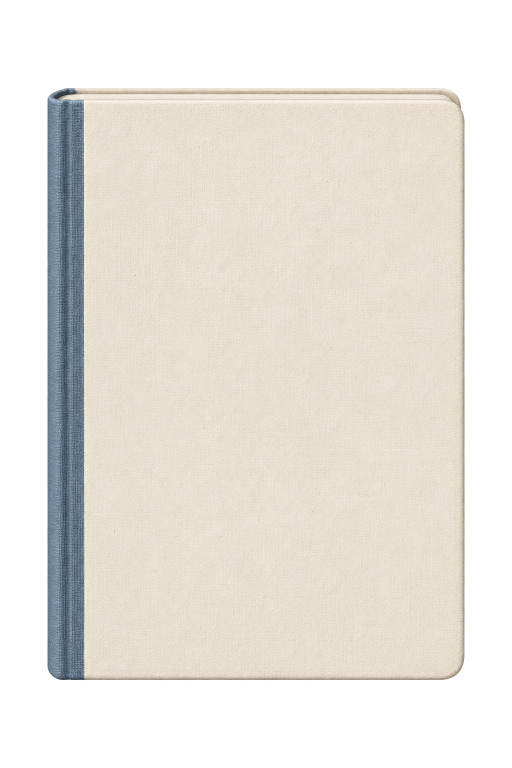
#> input picture assets/closed blue sketchbook for work.png, 1024 x 1536 px (shown at 1/2 size)
$ python make_covers.py
#> lines starting #> are read from the running program, lines starting #| are printed output that depends on the picture; after the words box and inside, x2 and y2 are one past the last pixel; in counts of white or black regions, pixels touching at a corner belong together
"""
Builds the "cover-only" pictures that the sketchbook colour feature paints over.

For each closed-sketchbook PNG it keeps ONLY the fabric front cover (not the
coloured spine, not the strip of page edges along the top, not the transparent
margin) and turns it into a grey texture with the same alpha. In the browser
that grey texture is multiplied by a pastel colour, so the real fabric
texture, rounded corners and rim shading all show through the new colour.

Run it again if you add a new closed-book picture:
    python3 assets/covers/make_covers.py
(needs: pip install pillow numpy)
"""
from pathlib import Path
import numpy as np
from PIL import Image

ASSETS = Path(__file__).resolve().parent.parent
BOOKS = {  # output name -> closed book picture
    "blue-cover.png": "closed blue sketchbook for work.png",
    "rose-cover.png": "closed dusty rose sketchbook for work.png",
    "sage-cover.png": "closed sage-green sketchbook for about me.png",
}

for out_name, source in BOOKS.items():
    rgba = np.array(Image.open(ASSETS / source).convert("RGBA")).astype(float)
    alpha = rgba[..., 3] / 255.0
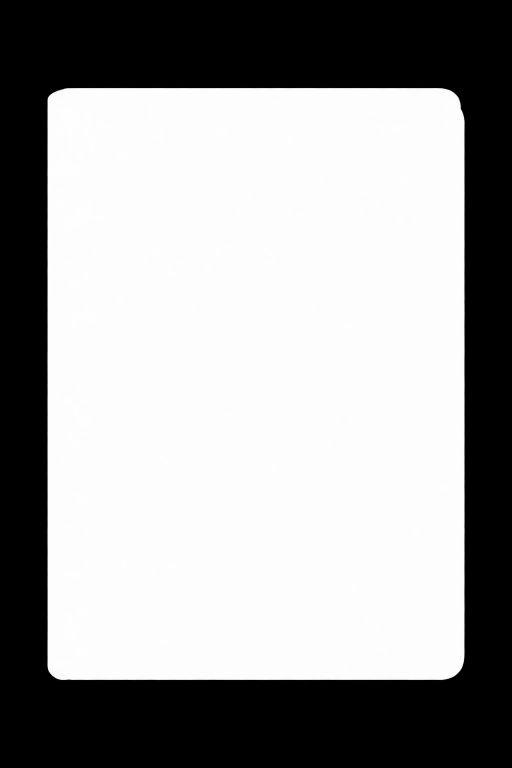
#> alpha: shape (1536, 1024) float64 (shown at 1/2 size); min 0, max 0.996, mean 0.622
    lum = rgba[..., 0] * 0.30 + rgba[..., 1] * 0.59 + rgba[..., 2] * 0.11
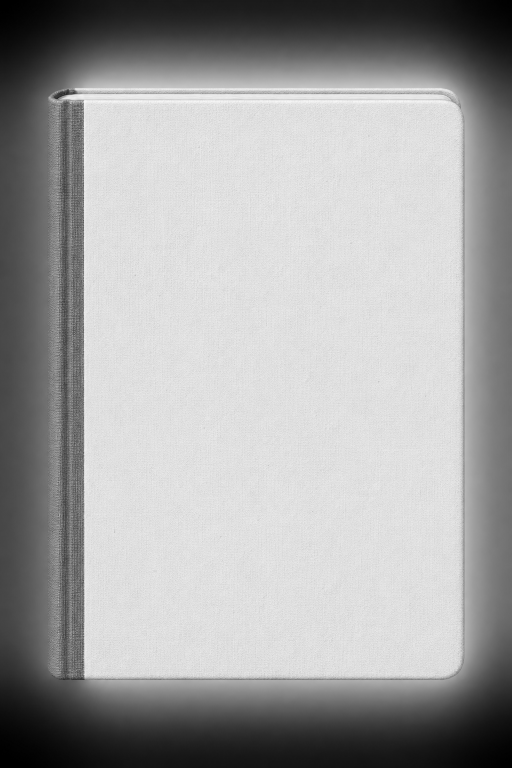
#> lum: shape (1536, 1024) float64 (shown at 1/2 size); min 0, max 252.2, mean 164.5
    h, w = alpha.shape
#> h = 1536; w = 1024

    # Top of the book (first solid row down the middle), then the groove
    # just under the page-edge strip: the cover starts one row below it.
    column = alpha[:, w // 2] > 0.5
    top = int(np.argmax(column))
#> top = 176
    strip = lum[top:top + 50, w * 2 // 5: w * 7 // 10].mean(axis=1)
#> strip = 50 values, max 241.9 at index 26, min 157.7 at index 11, mean 220.6
    cover_top = top + 18 + int(np.argmin(strip[18:30])) + 1
#> cover_top = 200

    # Left edge of the cover = where the coloured spine ends (bright fabric
    # starts) — the same on every row, so read it from the middle rows.
    edges = []
    for y in range(h // 3, h * 3 // 4, 40):
        row = lum[y]
        edges.append(next(x for x in range(120, 260) if row[x:x + 8].min() > 185))
#> after the loop, edges = [168, 168, 168, 168, 168, 168, 168, 169, 168, 168, 169, 168, 168, 168, 169, 169]
    cover_left = int(np.median(edges)) + 1
#> cover_left = 169

    # Soft 2px ramps along the two seams so there are no jagged edges.
    ys, xs = np.mgrid[0:h, 0:w]
    ramp_x = np.clip((xs - cover_left + 1) / 2.0, 0, 1)
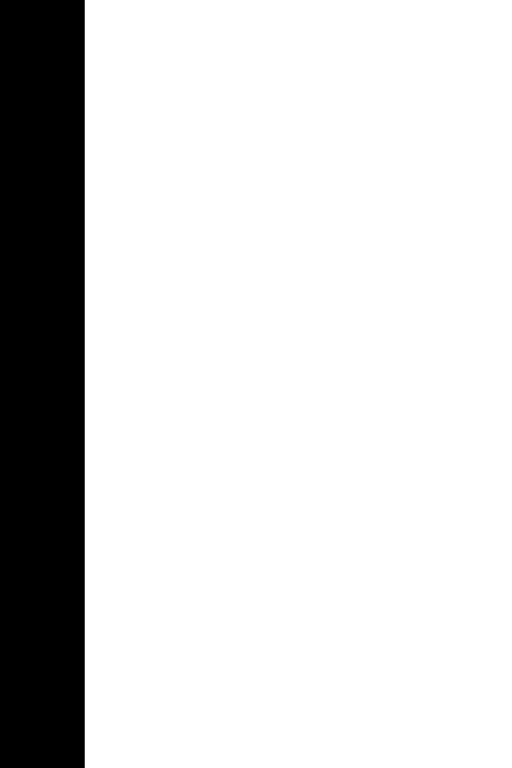
#> ramp_x: shape (1536, 1024) float64 (shown at 1/2 size); min 0, max 1, mean 0.834
    ramp_y = np.clip((ys - cover_top + 1) / 2.0, 0, 1)
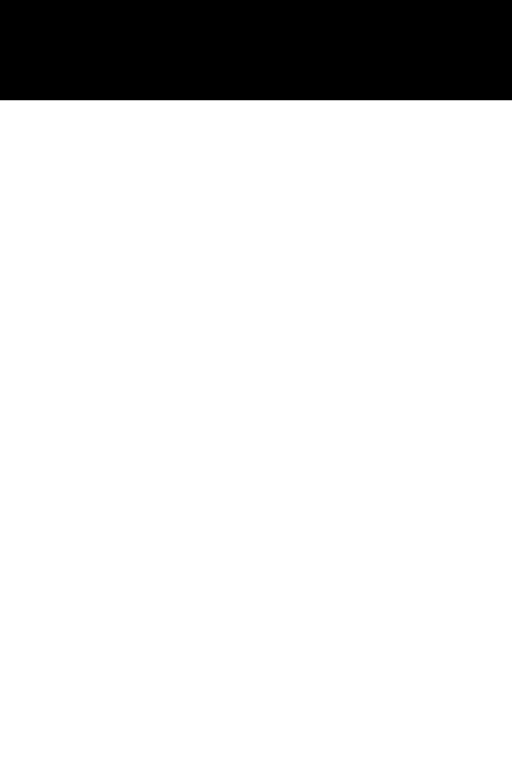
#> ramp_y: shape (1536, 1024) float64 (shown at 1/2 size); min 0, max 1, mean 0.869
    mask = alpha * ramp_x * ramp_y
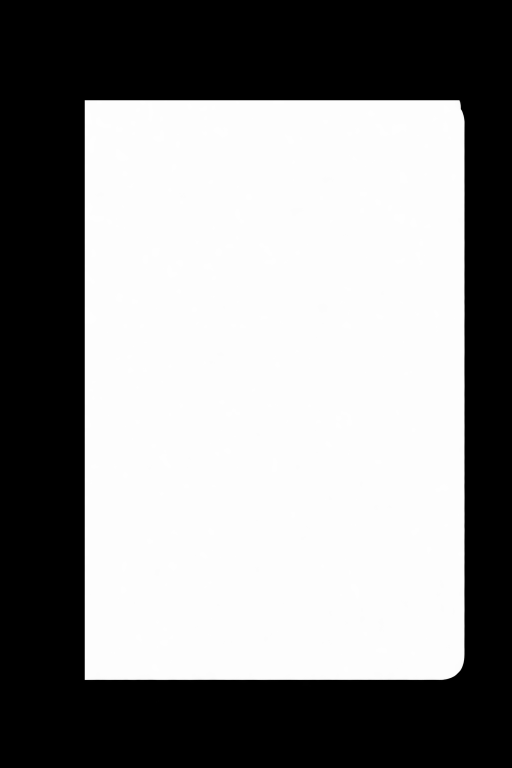
#> mask: shape (1536, 1024) float64 (shown at 1/2 size); min 0, max 0.996, mean 0.555

    # Normalise the fabric brightness so its highlights are pure white and
    # the average is ~0.95: multiplying a pastel by this keeps the pastel's
    # own colour true while the weave and rim shadows still show.
    inside = mask > 0.99
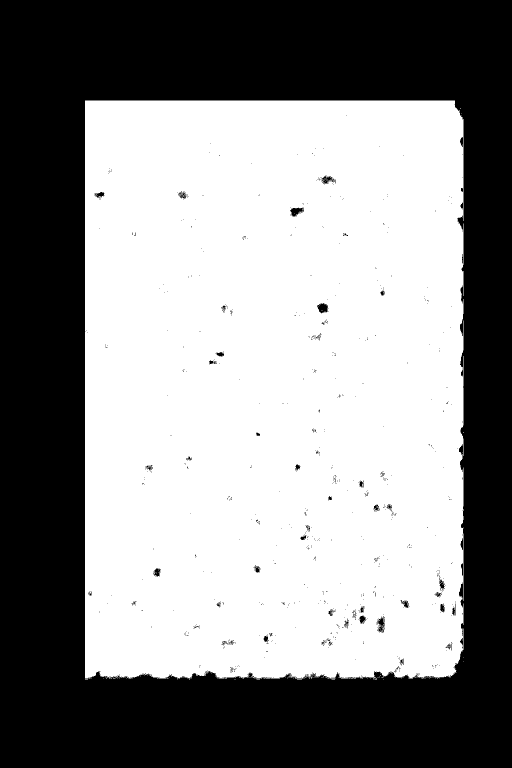
#> inside: shape (1536, 1024) bool (shown at 1/2 size); 55% white; 942 black regions (899 under 20 px), largest, box (x1, y1, x2, y2) and area: (0, 0, 1024, 1536) 703180, (634, 606, 656, 627) 303, (580, 416, 608, 433) 294
    reference = np.percentile(lum[inside], 97)
#> reference = 234.3
    texture = np.clip(lum / reference, 0, 1) * 255

    out = np.zeros((h, w, 4), dtype=np.uint8)
    out[..., 0] = out[..., 1] = out[..., 2] = texture.astype(np.uint8)
    out[..., 3] = np.round(mask * 255).astype(np.uint8)
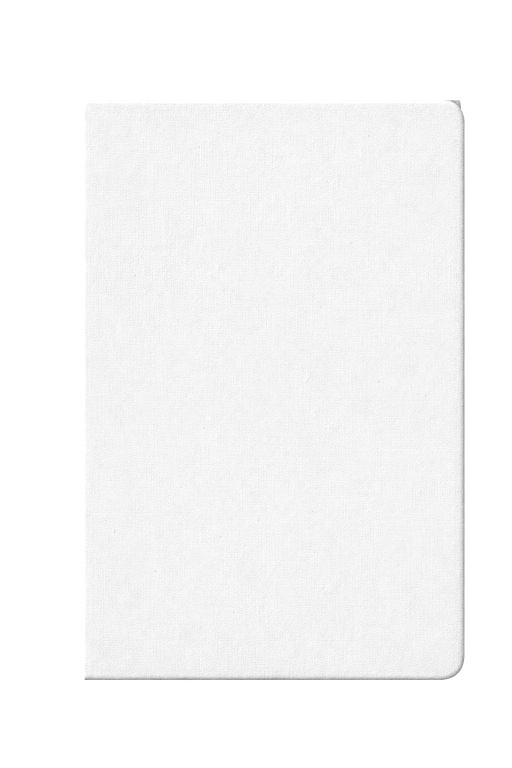
#> out: shape (1536, 1024, 4) (shown at 1/2 size); mean of channels 0, 1, 2, 3 178.5, 178.5, 178.5, 141.5; transparent parts drawn white
    Image.fromarray(out).save(ASSETS / "covers" / out_name, optimize=True)

    spine = rgba[h // 3: h * 3 // 4, 105:160, :3].reshape(-1, 3).mean(axis=0)
#> spine = [100.3, 118.6, 136.2]
    print(f"{out_name}: cover starts x={cover_left}, y={cover_top}; "
          f"spine colour #{int(spine[0]):02x}{int(spine[1]):02x}{int(spine[2]):02x}")
#| blue-cover.png: cover starts x=169, y=200; spine colour #647688
#> pass 2 of the loop `for out_name, source in BOOKS.items():`:
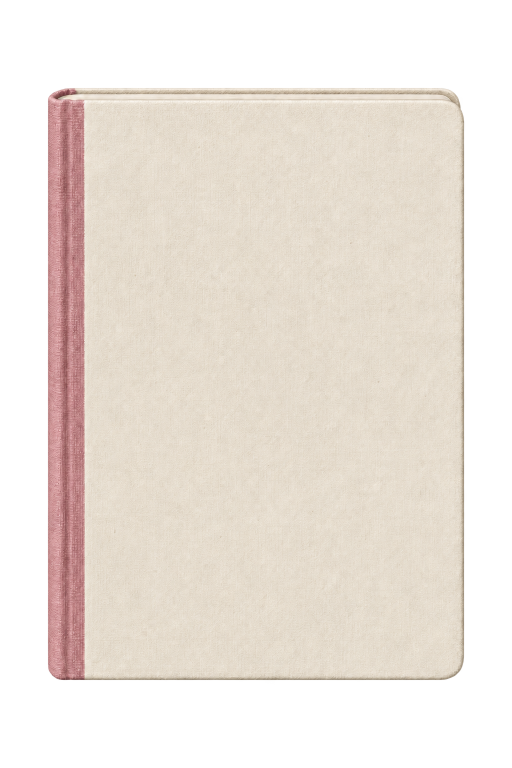
#> input picture assets/closed dusty rose sketchbook for work.png, 1024 x 1536 px (shown at 1/2 size)
#> strip = 50 values, max 239.9 at index 26, min 155.7 at index 11, mean 217.7
#> after the loop `for y in range(h // 3, h * 3 // 4, 40):`: edges = [169, 168, 169, 169, 169, 169, 169, 169, 169, 169, 169, 169, 169, 169, 169, 169]
#> cover_left = 170
#> `inside = mask > 0.99`:
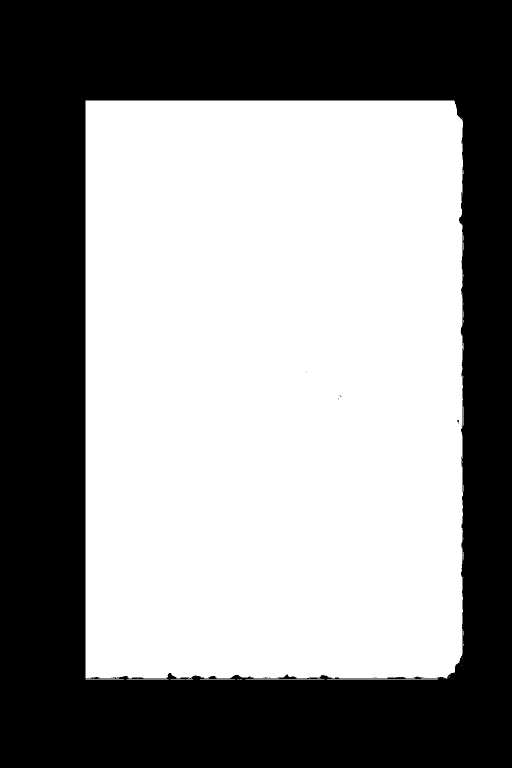
#> inside: shape (1536, 1024) bool (shown at 1/2 size); 55.3% white; 24 black regions (23 under 20 px), largest, box (x1, y1, x2, y2) and area: (0, 0, 1024, 1536) 703062
#> reference = 228.8
#> `out[..., 3] = np.round(mask * 255).astype(np.uint8)`:
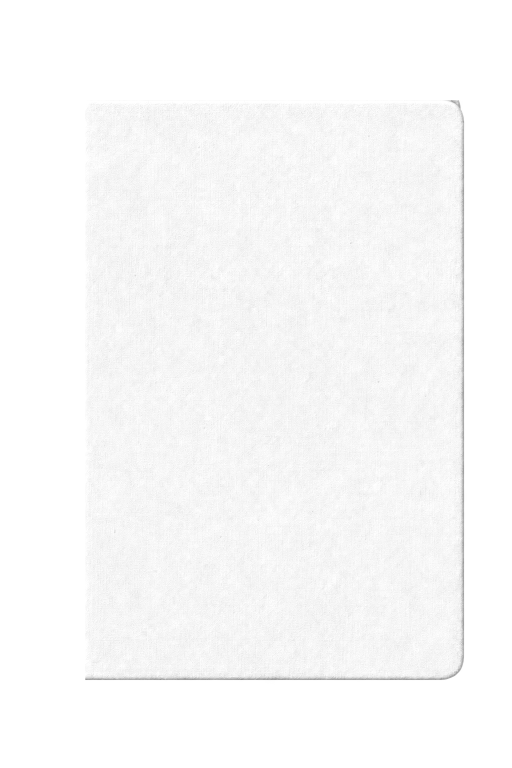
#> out: shape (1536, 1024, 4) (shown at 1/2 size); mean of channels 0, 1, 2, 3 186.1, 186.1, 186.1, 141.2; transparent parts drawn white
#> spine = [190.9, 133.4, 135.2]
#| rose-cover.png: cover starts x=170, y=200; spine colour #be8587
#> pass 3 of the loop `for out_name, source in BOOKS.items():`:
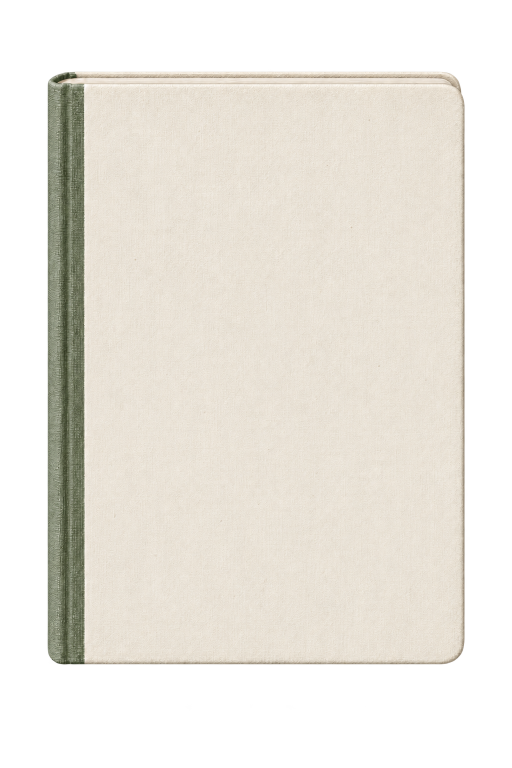
#> input picture assets/closed sage-green sketchbook for about me.png, 1024 x 1536 px (shown at 1/2 size)
#> top = 144
#> strip = 50 values, max 242.1 at index 26, min 161.1 at index 11, mean 220.6
#> cover_top = 167
#> `inside = mask > 0.99`:
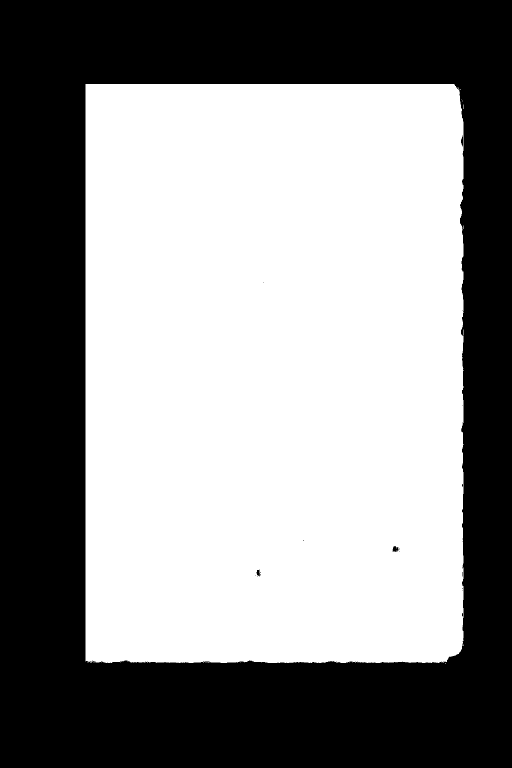
#> inside: shape (1536, 1024) bool (shown at 1/2 size); 55.4% white; 27 black regions (24 under 20 px), largest, box (x1, y1, x2, y2) and area: (0, 0, 1024, 1536) 700762, (785, 1092, 797, 1104) 97, (512, 1139, 521, 1153) 66
#> reference = 234
#> `out[..., 3] = np.round(mask * 255).astype(np.uint8)`:
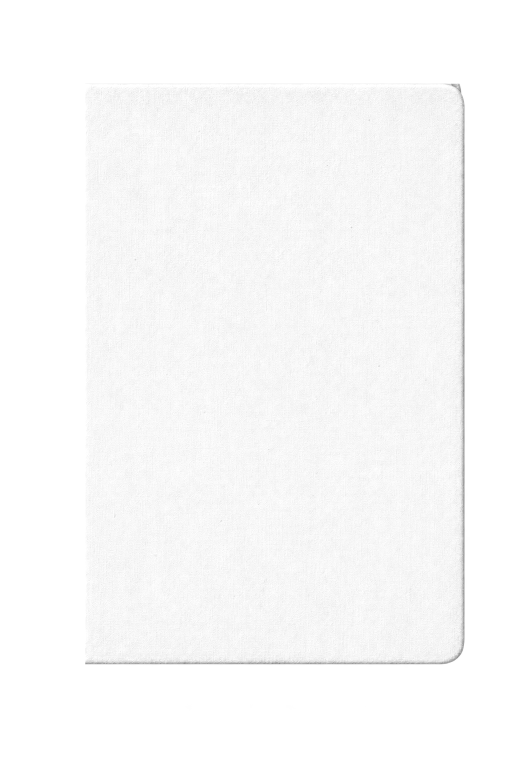
#> out: shape (1536, 1024, 4) (shown at 1/2 size); mean of channels 0, 1, 2, 3 182.3, 182.3, 182.3, 141.6; transparent parts drawn white
#> spine = [114.2, 120.2, 97.1]
#| sage-cover.png: cover starts x=170, y=167; spine colour #727861
